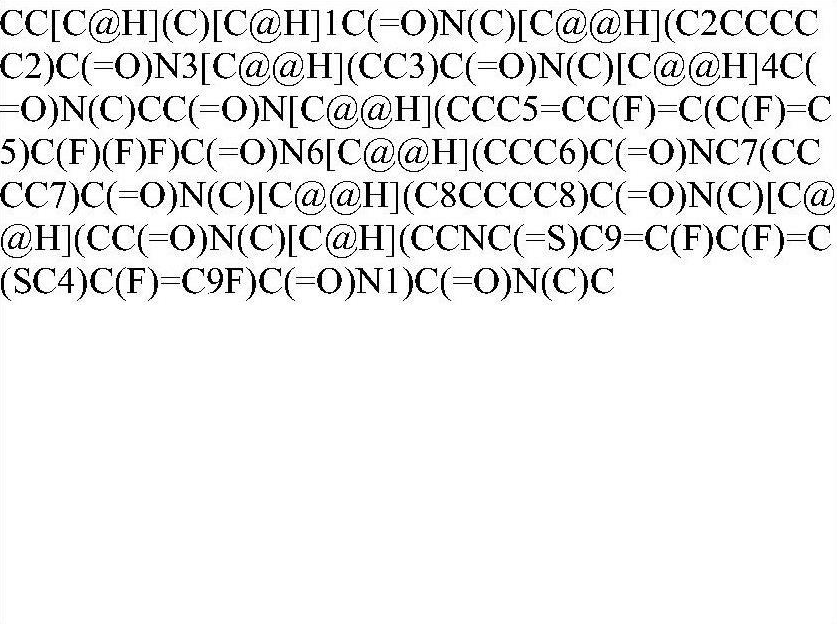
#> input picture testocr.jpg, 837 x 624 px
$ python phase2_zoom.py ../testocr.jpg out.png 3 1.0
#> lines starting #> are read from the running program, lines starting #| are printed output that depends on the picture
"""Split a text-cell crop into readable horizontal bands for transcription."""

from __future__ import annotations

import sys
from pathlib import Path

import cv2

src = Path(sys.argv[1])
dst = Path(sys.argv[2])
dst.mkdir(parents=True, exist_ok=True)
img = cv2.imread(str(src))
#> img is the input picture: shape (624, 837, 3); min 0, max 255, mean 236.1
h, w = img.shape[:2]
#> h = 624; w = 837
n = int(sys.argv[3]) if len(sys.argv) > 3 else 2
scale = float(sys.argv[4]) if len(sys.argv) > 4 else 1.5

gray = cv2.cvtColor(img, cv2.COLOR_BGR2GRAY)
rows = (gray < 128).sum(axis=1)
#> rows = 624 values, max 308 at index 10, min 0 at index 0, mean 56.64
ink = np.where(rows > 0)[0] if False else None

band_h = h // n
#> band_h = 208
for i in range(n):
    y1 = max(0, i * band_h - 6)
    y2 = min(h, (i + 1) * band_h + 6)
    band = img[y1:y2]
    bh, bw = band.shape[:2]
    band = cv2.resize(
        band, (int(bw * scale), int(bh * scale)), interpolation=cv2.INTER_CUBIC
    )
    out = dst / f"{src.stem}_band{i}.png"
    cv2.imwrite(str(out), band)
    print(out)
#> this loop made 3 passes
#> pass 1, `band = img[y1:y2]`:
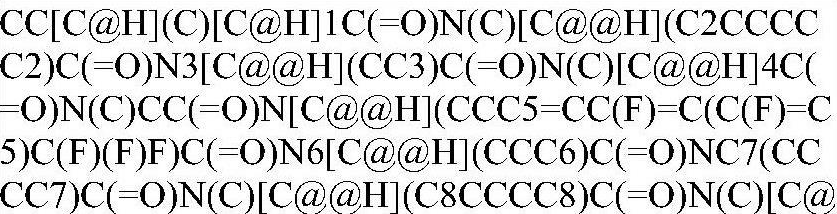
#> band: shape (214, 837, 3); min 0, max 255, mean 214
#> pass 2, `band = img[y1:y2]`:
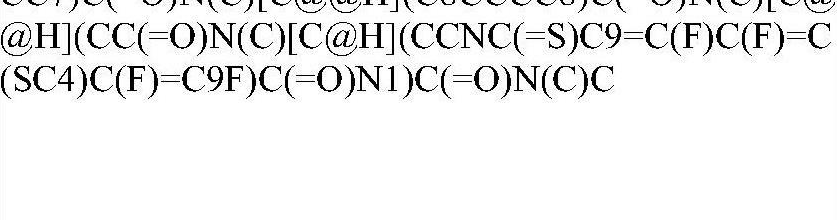
#> band: shape (220, 837, 3); min 0, max 255, mean 239.1
